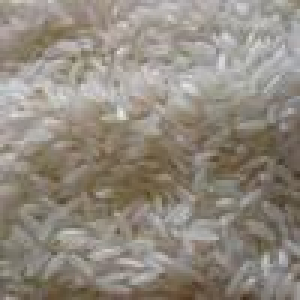
%> input picture dataset/rice/final/rice.jpg, 100 x 100 px (shown 3 times larger); its folder holds 4 pictures in this run
$ octave ex4.m   (GNU Octave 9; MATLAB toolbox functions it lacks are replaced by stand-ins)
%> lines starting %> are read from the running program, lines starting %| are printed output that depends on the picture

%% Machine Learning Online Class - Exercise 4 Neural Network Learning

%  Instructions
%  ------------
%
%  This file contains code that helps you get started on the
%  linear exercise. You will need to complete the following functions
%  in this exericse:
%
%     sigmoidGradient.m
%     randInitializeWeights.m
%     nnCostFunction.m
%
%  For this exercise, you will not need to change any code in this file,
%  or any other files other than those mentioned above.
%

%% Initialization
clear ; close all; clc

%% Setup the parameters you will use for this exercise
input_layer_size  = 10003;  % 100x100 Input Images of Digits
hidden_layer_size = 65;   % 25 hidden units
num_labels = 4;          % 4 labels, from 1 to 4
                          % (note that we have mapped "0" to label 10)

%% =========== Part 1: Loading and Visualizing Data =============
% [22 lines of commented-out code are left out]


X = ones(1,10003);
y = ones(1,1);

files = dir('../dataset/rice/final/*.jpg');
for file = files'
    temp = imread(strcat('../dataset/rice/final/',file.name));
%> temp is the input picture: size 100x100x3 uint8; mean R, G, B 144.8, 137.3, 126.6
    dominantRedValue = mean2(temp(:, :, 1));
%> dominantRedValue = 144.8
    dominantGreenValue = mean2(temp(:, :, 2));
%> dominantGreenValue = 137.3
    dominantBlueValue = mean2(temp(:, :, 3));
%> dominantBlueValue = 126.6
    temp = rgb2gray(temp);
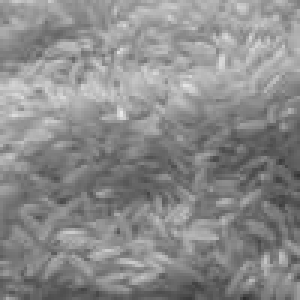
%> temp: size 100x100 uint8 (shown 3 times larger); min 46, max 234, mean 138.3
%> pass 3 of the loop `for file = files'`:
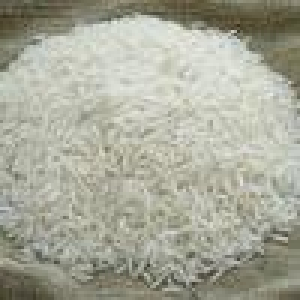
%> input picture dataset/rice/final/rice12.jpg, 100 x 100 px (shown 3 times larger)
%> temp is the input picture: size 100x100x3 uint8; mean R, G, B 168, 169, 153.8
%> `dominantRedValue = mean2(temp(:, :, 1));`: dominantRedValue = 168
%> `dominantGreenValue = mean2(temp(:, :, 2));`: dominantGreenValue = 169
%> `dominantBlueValue = mean2(temp(:, :, 3));`: dominantBlueValue = 153.8
%> `temp = rgb2gray(temp);`:
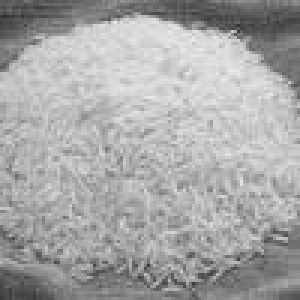
%> temp: size 100x100 uint8 (shown 3 times larger); min 46, max 233, mean 167
%> the loop made 4 passes; the first 3 are shown
    X = [X; temp(:)', dominantBlueValue, dominantRedValue, dominantGreenValue];
    y = [y;1];
end

files = dir('../dataset/bread/final/*.jpg');
for file = files'
    temp = imread(strcat('../dataset/bread/final/',file.name));
    dominantRedValue = mean2(temp(:, :, 1));
%> dominantRedValue = 144.8
    dominantGreenValue = mean2(temp(:, :, 2));
%> dominantGreenValue = 137.3
    dominantBlueValue = mean2(temp(:, :, 3));
%> dominantBlueValue = 126.6
%> pass 3 of the loop `for file = files'`:
%> `dominantRedValue = mean2(temp(:, :, 1));`: dominantRedValue = 168
%> `dominantGreenValue = mean2(temp(:, :, 2));`: dominantGreenValue = 169
%> `dominantBlueValue = mean2(temp(:, :, 3));`: dominantBlueValue = 153.8
%> the loop made 4 passes; the first 3 are shown
    temp = rgb2gray(temp);
    X = [X; temp(:)', dominantBlueValue, dominantRedValue, dominantGreenValue];
    y = [y;2];
end

files = dir('../dataset/meat/final/*.jpg');
for file = files'
    temp = imread(strcat('../dataset/meat/final/',file.name));
    dominantRedValue = mean2(temp(:, :, 1));
%> dominantRedValue = 144.8
    dominantGreenValue = mean2(temp(:, :, 2));
%> dominantGreenValue = 137.3
    dominantBlueValue = mean2(temp(:, :, 3));
%> dominantBlueValue = 126.6
%> pass 3 of the loop `for file = files'`:
%> `dominantRedValue = mean2(temp(:, :, 1));`: dominantRedValue = 168
%> `dominantGreenValue = mean2(temp(:, :, 2));`: dominantGreenValue = 169
%> `dominantBlueValue = mean2(temp(:, :, 3));`: dominantBlueValue = 153.8
%> the loop made 4 passes; the first 3 are shown
    temp = rgb2gray(temp);
    X = [X; temp(:)', dominantBlueValue, dominantRedValue, dominantGreenValue];
    y = [y;3];
end

files = dir('../dataset/pizza/final/*.jpg');
for file = files'
    temp = imread(strcat('../dataset/pizza/final/',file.name));
    dominantRedValue = mean2(temp(:, :, 1));
%> dominantRedValue = 144.8
    dominantGreenValue = mean2(temp(:, :, 2));
%> dominantGreenValue = 137.3
    dominantBlueValue = mean2(temp(:, :, 3));
%> dominantBlueValue = 126.6
%> pass 3 of the loop `for file = files'`:
%> `dominantRedValue = mean2(temp(:, :, 1));`: dominantRedValue = 168
%> `dominantGreenValue = mean2(temp(:, :, 2));`: dominantGreenValue = 169
%> `dominantBlueValue = mean2(temp(:, :, 3));`: dominantBlueValue = 153.8
%> the loop made 4 passes; the first 3 are shown
    temp = rgb2gray(temp);
    X = [X; temp(:)', dominantBlueValue, dominantRedValue, dominantGreenValue];
    y = [y;4];
end

X = double(X(2:end, :));
y = y(2:end, :);

pause;


m = size(X, 1);
%> m = 16

% Randomly select 100 data points to display


%% ================ Part 2: Loading Parameters ================
% In this part of the exercise, we load some pre-initialized
% neural network parameters.

% fprintf('\nLoading Saved Neural Network Parameters ...\n')
%
% % Load the weights into variables Theta1 and Theta2
% load('ex4weights.mat');
%
% % Unroll parameters
% nn_params = [Theta1(:) ; Theta2(:)];

%% ================ Part 3: Compute Cost (Feedforward) ================
%  To the neural network, you should first start by implementing the
%  feedforward part of the neural network that returns the cost only. You
%  should complete the code in nnCostFunction.m to return cost. After
%  implementing the feedforward to compute the cost, you can verify that
%  your implementation is correct by verifying that you get the same cost
%  as us for the fixed debugging parameters.
%
%  We suggest implementing the feedforward cost *without* regularization
%  first so that it will be easier for you to debug. Later, in part 4, you
%  will get to implement the regularized cost.
%
% fprintf('\nFeedforward Using Neural Network ...\n')
%
% % Weight regularization parameter (we set this to 0 here).
% lambda = 0;
%
% J = nnCostFunction(nn_params, input_layer_size, hidden_layer_size, ...
%                    num_labels, X, y, lambda);
%
% fprintf(['Cost at parameters (loaded from ex4weights): %f '...
%          '\n(this value should be about 0.287629)\n'], J);
%
% fprintf('\nProgram paused. Press enter to continue.\n');
% pause;

%% =============== Part 4: Implement Regularization ===============
%  Once your cost function implementation is correct, you should now
%  continue to implement the regularization with the cost.
%

% fprintf('\nChecking Cost Function (w/ Regularization) ... \n')
%
% % Weight regularization parameter (we set this to 1 here).
% lambda = 1;
%
% J = nnCostFunction(nn_params, input_layer_size, hidden_layer_size, ...
%                    num_labels, X, y, lambda);
%
% fprintf(['Cost at parameters (loaded from ex4weights): %f '...
%          '\n(this value should be about 0.383770)\n'], J);
%
% fprintf('Program paused. Press enter to continue.\n');
% pause;


%% ================ Part 5: Sigmoid Gradient  ================
%  Before you start implementing the neural network, you will first
%  implement the gradient for the sigmoid function. You should complete the
%  code in the sigmoidGradient.m file.
%

% fprintf('\nEvaluating sigmoid gradient...\n')
%
% g = sigmoidGradient([-1 -0.5 0 0.5 1]);
% fprintf('Sigmoid gradient evaluated at [-1 -0.5 0 0.5 1]:\n  ');
% fprintf('%f ', g);
% fprintf('\n\n');
%
% fprintf('Program paused. Press enter to continue.\n');
% pause;


%% ================ Part 6: Initializing Pameters ================
%  In this part of the exercise, you will be starting to implment a two
%  layer neural network that classifies digits. You will start by
%  implementing a function to initialize the weights of the neural network
%  (randInitializeWeights.m)

fprintf('\nInitializing Neural Network Parameters ...\n')

%> (the run ends here)
